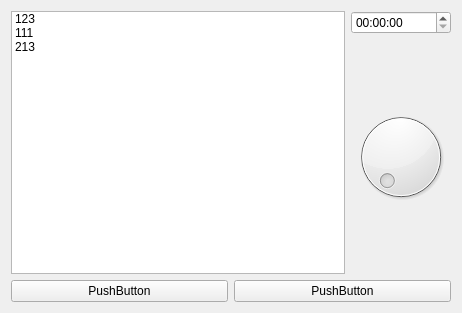
<?xml version="1.0" encoding="UTF-8"?>
<ui version="4.0">
 <class>AboutDialog</class>
 <widget class="QWidget" name="AboutDialog">
  <property name="geometry">
   <rect>
    <x>0</x>
    <y>0</y>
    <width>462</width>
    <height>313</height>
   </rect>
  </property>
  <property name="windowTitle">
   <string>Form</string>
  </property>
  <property name="toolTip">
   <string>hello</string>
  </property>
  <property name="autoFillBackground">
   <bool>true</bool>
  </property>
  <layout class="QVBoxLayout" name="verticalLayout_2">
   <item>
    <layout class="QHBoxLayout" name="horizontalLayout_2">
     <item>
      <widget class="QListWidget" name="listWidget">
       <item>
        <property name="text">
         <string>123</string>
        </property>
       </item>
       <item>
        <property name="text">
         <string>111</string>
        </property>
       </item>
       <item>
        <property name="text">
         <string>213</string>
        </property>
       </item>
      </widget>
     </item>
     <item>
      <layout class="QVBoxLayout" name="verticalLayout">
       <item>
        <widget class="QTimeEdit" name="timeEdit"/>
       </item>
       <item>
        <widget class="QDial" name="dial">
         <property name="toolTip">
          <string>jack</string>
         </property>
        </widget>
       </item>
      </layout>
     </item>
    </layout>
   </item>
   <item>
    <layout class="QHBoxLayout" name="horizontalLayout">
     <item>
      <widget class="QPushButton" name="pushButton">
       <property name="text">
        <string>PushButton</string>
       </property>
      </widget>
     </item>
     <item>
      <widget class="QPushButton" name="pushButton_2">
       <property name="text">
        <string>PushButton</string>
       </property>
      </widget>
     </item>
    </layout>
   </item>
  </layout>
 </widget>
 <resources>
  <include location="../resources.qrc"/>
 </resources>
 <connections/>
</ui>
